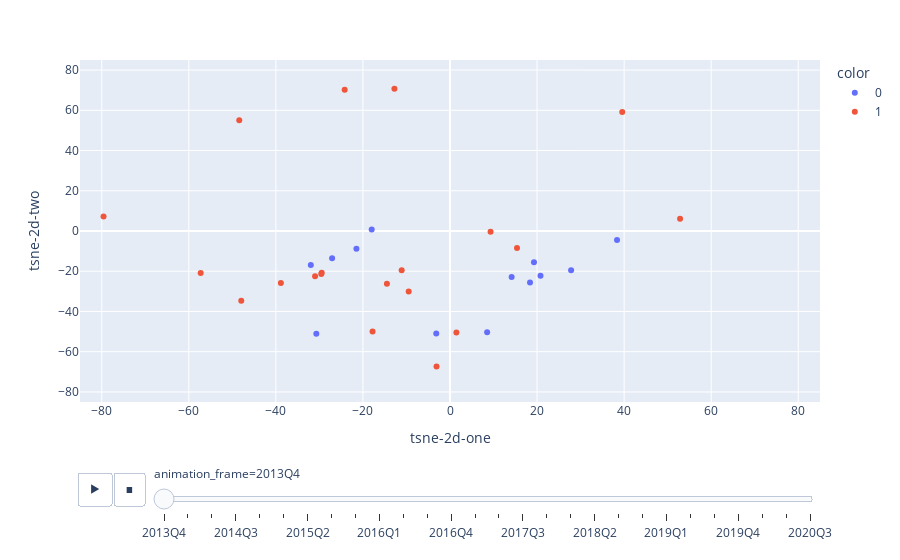

The notebook cell saved with this chart:
### Code cell
import plotly.express as px
import datetime as dt
all_dat =all_dat.sort_values(by='Filing Date').reset_index(drop=True)
all_chrt = all_dat[all_dat.d_to_bankruptcy!=0]
#all_chrt = all_dat
px.scatter(all_chrt, x="tsne-2d-one", y="tsne-2d-two", 
           animation_frame=all_chrt['Filing Date'].dt.to_period('Q').astype(str), 
           animation_group="Name",
           hover_data=['d_to_bankruptcy'],
           color=all_chrt["predict"].astype(str), 
           hover_name="Name",
          range_x=[-85,85], range_y=[-85,85])

### Figure 1 — Plotly figure (JSON) as saved in the notebook; plotly's stock layout.template omitted (floating-point values rounded to 4 significant figures)
{"data": [{"customdata": [[618], [658], [791], [319], [490], [615], [594], [767], [485], [712], [635], [451], [604], [625]], "hovertemplate": "<b>%{hovertext}</b><br><br>color=0<br>animation_frame=2013Q4<br>tsne-2d-one=%{x}<br>tsne-2d-two=%{y}<br>d_to_bankruptcy=%{customdata[0]}<extra></extra>", "hovertext": ["Molycorp, Inc.", "Hercules Offshore, Inc.", "Swift Energy Company", "NII Holdings, Inc. (2014)", "Allied Nevada Gold Corp.", "Walter Energy, Inc.", "Molycorp, Inc.", "Magnum Hunter Resources Corporation", "Standard Register Company", "RAAM Global Energy Company", "Black Elk Energy Offshore Operations, LLC", "American Spectrum Realty, Inc.", "Miller Energy Resources, Inc.", "Quiksilver, Inc."], "ids": ["Molycorp, Inc.", "Hercules Offshore, Inc.", "Swift Energy Company", "NII Holdings, Inc. (2014)", "Allied Nevada Gold Corp.", "Walter Energy, Inc.", "Molycorp, Inc.", "Magnum Hunter Resources Corporation", "Standard Register Company", "RAAM Global Energy Company", "Black Elk Energy Offshore Operations, LLC", "American Spectrum Realty, Inc.", "Miller Energy Resources, Inc.", "Quiksilver, Inc."], "legendgroup": "0", "marker": {"color": "#636efa", "symbol": "circle"}, "mode": "markers", "name": "0", "orientation": "v", "showlegend": true, "type": "scatter", "x": [19.29, 18.38, 20.79, 38.37, 8.531, 27.82, 19.35, 14.16, -27.09, -31.97, -17.99, -21.5, -30.71, -3.16], "xaxis": "x", "y": [-15.58, -25.65, -22.26, -4.464, -50.39, -19.56, -15.57, -22.83, -13.56, -16.96, 0.7219, -8.855, -51.02, -50.97], "yaxis": "y"}, {"customdata": [[471], [179], [120], [617], [544], [496], [151], [481], [333], [486], [633], [164], [133], [363], [131], [332], [151], [265], [690], [120]], "hovertemplate": "<b>%{hovertext}</b><br><br>color=1<br>animation_frame=2013Q4<br>tsne-2d-one=%{x}<br>tsne-2d-two=%{y}<br>d_to_bankruptcy=%{customdata[0]}<extra></extra>", "hovertext": ["RadioShack Corporation", "Energy Future Holdings Corp.", "USEC Inc.", "Sabine Oil & Gas Corporation", "Corinthian Colleges, Inc.", "Quicksilver Resources Inc.", "James River Coal Company", "Cal Dive International, Inc.", "GT Advanced Technologies Inc.", "BPZ Resources, Inc.", "Alpha Natural Resources, Inc.", "Genco Shipping & Trading Limited", "Global Geophysical Services, Inc.", "Dendreon Corporation", "Dolan Company", "Endeavour International Corporation", "Momentive Performance Materials Inc.", "Eagle Bulk Shipping Inc.", "American Apparel, Inc. (2015)", "Coldwater Creek Inc."], "ids": ["RadioShack Corporation", "Energy Future Holdings Corp.", "USEC Inc.", "Sabine Oil & Gas Corporation", "Corinthian Colleges, Inc.", "Quicksilver Resources Inc.", "James River Coal Company", "Cal Dive International, Inc.", "GT Advanced Technologies Inc.", "BPZ Resources, Inc.", "Alpha Natural Resources, Inc.", "Genco Shipping & Trading Limited", "Global Geophysical Services, Inc.", "Dendreon Corporation", "Dolan Company", "Endeavour International Corporation", "Momentive Performance Materials Inc.", "Eagle Bulk Shipping Inc.", "American Apparel, Inc. (2015)", "Coldwater Creek Inc."], "legendgroup": "1", "marker": {"color": "#EF553B", "symbol": "circle"}, "mode": "markers", "name": "1", "orientation": "v", "showlegend": true, "type": "scatter", "x": [-12.77, -79.59, -24.2, 9.318, -3.094, -11.11, -9.491, -14.49, -17.79, -47.95, 52.86, 15.39, -30.99, -38.85, -57.27, 1.47, -48.41, 39.56, -29.48, -29.57], "xaxis": "x", "y": [70.72, 7.231, 70.19, -0.4172, -67.3, -19.52, -30.07, -26.25, -49.91, -34.62, 6.1, -8.411, -22.44, -25.86, -20.83, -50.4, 55.07, 59.11, -20.73, -21.39], "yaxis": "y"}], "layout": {"legend": {"title": {"text": "color"}, "tracegroupgap": 0}, "margin": {"t": 60}, "sliders": [{"active": 0, "currentvalue": {"prefix": "animation_frame="}, "len": 0.9, "pad": {"b": 10, "t": 60}, "steps": [{"args": [["2013Q4"], {"frame": {"duration": 0, "redraw": false}, "fromcurrent": true, "mode": "immediate", "transition": {"duration": 0, "easing": "linear"}}], "label": "2013Q4", "method": "animate"}, {"args": [["2014Q1"], {"frame": {"duration": 0, "redraw": false}, "fromcurrent": true, "mode": "immediate", "transition": {"duration": 0, "easing": "linear"}}], "label": "2014Q1", "method": "animate"}, {"args": [["2014Q2"], {"frame": {"duration": 0, "redraw": false}, "fromcurrent": true, "mode": "immediate", "transition": {"duration": 0, "easing": "linear"}}], "label": "2014Q2", "method": "animate"}, {"args": [["2014Q3"], {"frame": {"duration": 0, "redraw": false}, "fromcurrent": true, "mode": "immediate", "transition": {"duration": 0, "easing": "linear"}}], "label": "2014Q3", "method": "animate"}, {"args": [["2014Q4"], {"frame": {"duration": 0, "redraw": false}, "fromcurrent": true, "mode": "immediate", "transition": {"duration": 0, "easing": "linear"}}], "label": "2014Q4", "method": "animate"}, {"args": [["2015Q1"], {"frame": {"duration": 0, "redraw": false}, "fromcurrent": true, "mode": "immediate", "transition": {"duration": 0, "easing": "linear"}}], "label": "2015Q1", "method": "animate"}, {"args": [["2015Q2"], {"frame": {"duration": 0, "redraw": false}, "fromcurrent": true, "mode": "immediate", "transition": {"duration": 0, "easing": "linear"}}], "label": "2015Q2", "method": "animate"}, {"args": [["2015Q3"], {"frame": {"duration": 0, "redraw": false}, "fromcurrent": true, "mode": "immediate", "transition": {"duration": 0, "easing": "linear"}}], "label": "2015Q3", "method": "animate"}, {"args": [["2015Q4"], {"frame": {"duration": 0, "redraw": false}, "fromcurrent": true, "mode": "immediate", "transition": {"duration": 0, "easing": "linear"}}], "label": "2015Q4", "method": "animate"}, {"args": [["2016Q1"], {"frame": {"duration": 0, "redraw": false}, "fromcurrent": true, "mode": "immediate", "transition": {"duration": 0, "easing": "linear"}}], "label": "2016Q1", "method": "animate"}, {"args": [["2016Q2"], {"frame": {"duration": 0, "redraw": false}, "fromcurrent": true, "mode": "immediate", "transition": {"duration": 0, "easing": "linear"}}], "label": "2016Q2", "method": "animate"}, {"args": [["2016Q3"], {"frame": {"duration": 0, "redraw": false}, "fromcurrent": true, "mode": "immediate", "transition": {"duration": 0, "easing": "linear"}}], "label": "2016Q3", "method": "animate"}, {"args": [["2016Q4"], {"frame": {"duration": 0, "redraw": false}, "fromcurrent": true, "mode": "immediate", "transition": {"duration": 0, "easing": "linear"}}], "label": "2016Q4", "method": "animate"}, {"args": [["2017Q1"], {"frame": {"duration": 0, "redraw": false}, "fromcurrent": true, "mode": "immediate", "transition": {"duration": 0, "easing": "linear"}}], "label": "2017Q1", "method": "animate"}, {"args": [["2017Q2"], {"frame": {"duration": 0, "redraw": false}, "fromcurrent": true, "mode": "immediate", "transition": {"duration": 0, "easing": "linear"}}], "label": "2017Q2", "method": "animate"}, {"args": [["2017Q3"], {"frame": {"duration": 0, "redraw": false}, "fromcurrent": true, "mode": "immediate", "transition": {"duration": 0, "easing": "linear"}}], "label": "2017Q3", "method": "animate"}, {"args": [["2017Q4"], {"frame": {"duration": 0, "redraw": false}, "fromcurrent": true, "mode": "immediate", "transition": {"duration": 0, "easing": "linear"}}], "label": "2017Q4", "method": "animate"}, {"args": [["2018Q1"], {"frame": {"duration": 0, "redraw": false}, "fromcurrent": true, "mode": "immediate", "transition": {"duration": 0, "easing": "linear"}}], "label": "2018Q1", "method": "animate"}, {"args": [["2018Q2"], {"frame": {"duration": 0, "redraw": false}, "fromcurrent": true, "mode": "immediate", "transition": {"duration": 0, "easing": "linear"}}], "label": "2018Q2", "method": "animate"}, {"args": [["2018Q3"], {"frame": {"duration": 0, "redraw": false}, "fromcurrent": true, "mode": "immediate", "transition": {"duration": 0, "easing": "linear"}}], "label": "2018Q3", "method": "animate"}, {"args": [["2018Q4"], {"frame": {"duration": 0, "redraw": false}, "fromcurrent": true, "mode": "immediate", "transition": {"duration": 0, "easing": "linear"}}], "label": "2018Q4", "method": "animate"}, {"args": [["2019Q1"], {"frame": {"duration": 0, "redraw": false}, "fromcurrent": true, "mode": "immediate", "transition": {"duration": 0, "easing": "linear"}}], "label": "2019Q1", "method": "animate"}, {"args": [["2019Q2"], {"frame": {"duration": 0, "redraw": false}, "fromcurrent": true, "mode": "immediate", "transition": {"duration": 0, "easing": "linear"}}], "label": "2019Q2", "method": "animate"}, {"args": [["2019Q3"], {"frame": {"duration": 0, "redraw": false}, "fromcurrent": true, "mode": "immediate", "transition": {"duration": 0, "easing": "linear"}}], "label": "2019Q3", "method": "animate"}, {"args": [["2019Q4"], {"frame": {"duration": 0, "redraw": false}, "fromcurrent": true, "mode": "immediate", "transition": {"duration": 0, "easing": "linear"}}], "label": "2019Q4", "method": "animate"}, {"args": [["2020Q1"], {"frame": {"duration": 0, "redraw": false}, "fromcurrent": true, "mode": "immediate", "transition": {"duration": 0, "easing": "linear"}}], "label": "2020Q1", "method": "animate"}, {"args": [["2020Q2"], {"frame": {"duration": 0, "redraw": false}, "fromcurrent": true, "mode": "immediate", "transition": {"duration": 0, "easing": "linear"}}], "label": "2020Q2", "method": "animate"}, {"args": [["2020Q3"], {"frame": {"duration": 0, "redraw": false}, "fromcurrent": true, "mode": "immediate", "transition": {"duration": 0, "easing": "linear"}}], "label": "2020Q3", "method": "animate"}], "x": 0.1, "xanchor": "left", "y": 0, "yanchor": "top"}], "updatemenus": [{"buttons": [{"args": [null, {"frame": {"duration": 500, "redraw": false}, "fromcurrent": true, "mode": "immediate", "transition": {"duration": 500, "easing": "linear"}}], "label": "&#9654;", "method": "animate"}, {"args": [[null], {"frame": {"duration": 0, "redraw": false}, "fromcurrent": true, "mode": "immediate", "transition": {"duration": 0, "easing": "linear"}}], "label": "&#9724;", "method": "animate"}], "direction": "left", "pad": {"r": 10, "t": 70}, "showactive": false, "type": "buttons", "x": 0.1, "xanchor": "right", "y": 0, "yanchor": "top"}], "xaxis": {"anchor": "y", "domain": [0, 1], "range": [-85, 85], "title": {"text": "tsne-2d-one"}}, "yaxis": {"anchor": "x", "domain": [0, 1], "range": [-85, 85], "title": {"text": "tsne-2d-two"}}}}
